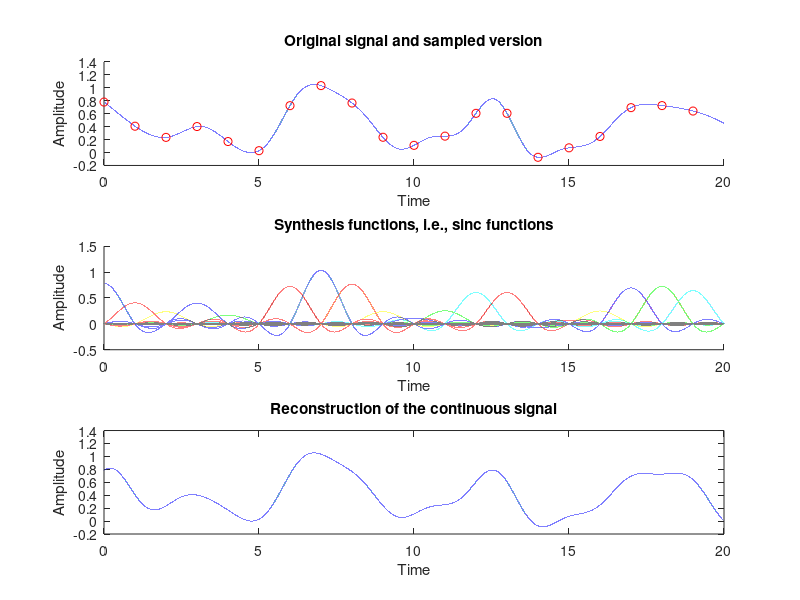

This figure's MATLAB source:
% FASP - Sheet7 - Giulia Baldini, Luis Fernandes, Agustin Vargas

load('random_signal.mat')

time = linspace(0,length(signal)/Fs,length(signal));

smp_signal = signal(1:Fs:end);
smp_time = time(1:Fs:end);

subplot(3,1,1)
hold on
plot(time, signal)
plot(smp_time, smp_signal, 'ro')
title('Original signal and sampled version')
ylabel('Amplitude')
xlabel('Time')
hold off

rec_sign = zeros(1,length(signal));

subplot(3,1,2)
title('Synthesis functions, i.e., sinc functions')
ylabel('Amplitude')
xlabel('Time')
hold on

for i = 1:length(smp_signal)
    synth = smp_signal(i) * sinc(time - (i-1));
    rec_sign = synth + rec_sign;
    plot(time, synth)
    
end
hold off

subplot(3,1,3)
plot(time,rec_sign)
title('Reconstruction of the continuous signal')
ylabel('Amplitude')
xlabel('Time')